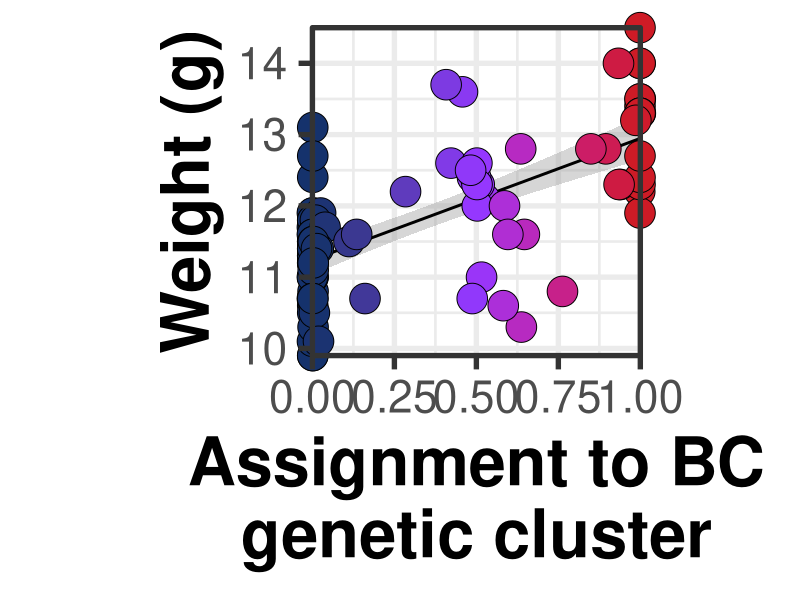
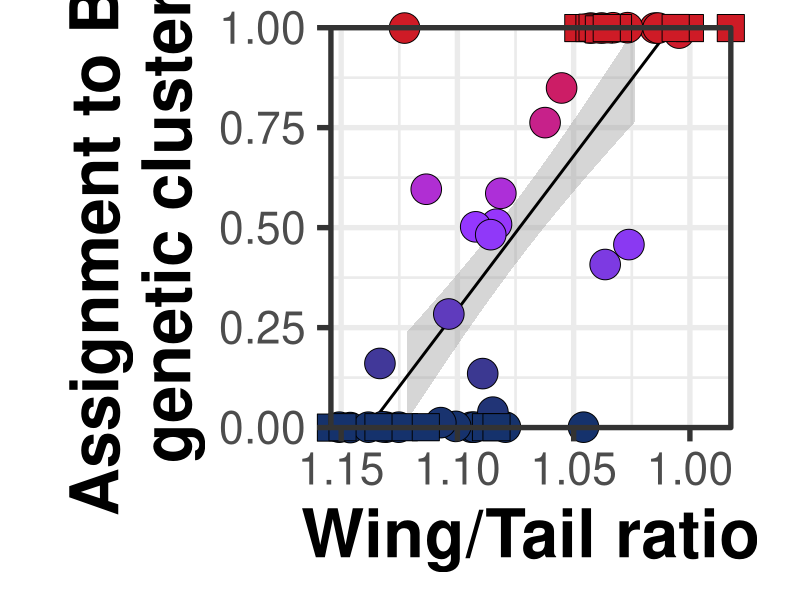
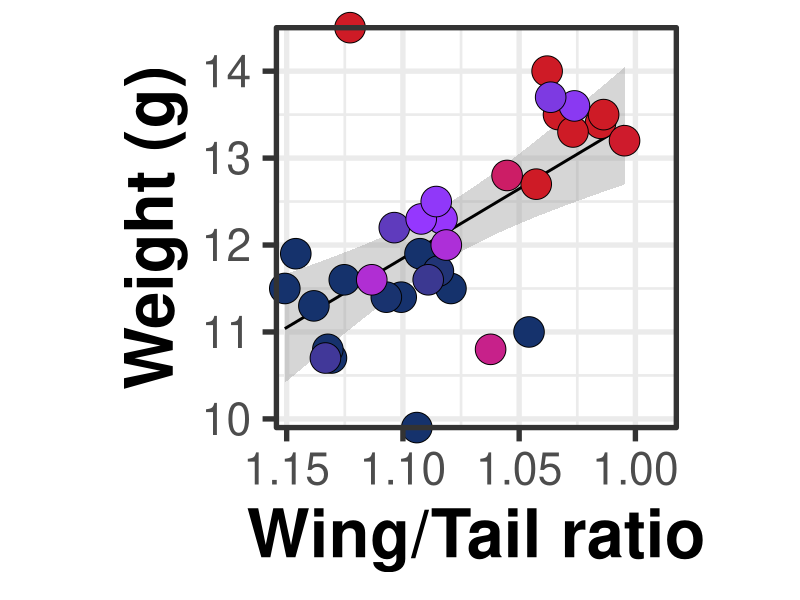

Write the R code that produced these figures, in order.
# This code creates Fig. S1 (plotting and calculating correlations of average 
# assignment to black-capped chickadee genetic cluster, weight (g) and 
# wing/tail ratio) in the supp mats of Alexander et al.

# 1. Loading required library
library(tidyverse)

# 2. Setwd
setwd("chickadee/output/")

# 3. Reading in data (tab delimited), dropping last blank row
temp <- read_tsv("../data/Table_S1.txt")
temp <- temp[1:165,]

# 4. Plot and rsq for Weight vs cluster assignment. Saved plot as 1000 pixels in width.
# FigS1_weight_cluster.png in output folder
ggplot(temp,aes(y=Weight,x=BC_genetic_cluster_assignment,fill=BC_genetic_cluster_assignment,shape=Sampling_period),color="black") + 
  geom_smooth(method = "lm",color="black") +
  geom_point(size=10) +  
  scale_x_continuous(limits=c(0,1),expand = c(0, 0),name = str_wrap("Assignment to BC genetic cluster",width=20)) + 
  scale_y_continuous(expand = c(0, 0),name=str_wrap("Weight (g)", width=20))  + 
  scale_fill_gradientn(colors=c("#15326C","#9437FF","#CE1B26")) + 
  scale_shape_manual(values = c(21,22,23,24)) +
  theme_bw(base_size = 40) +
  theme(aspect.ratio = 1) +
  theme(legend.position = "none") +
  coord_cartesian(clip = 'off') + 
  theme(axis.title=element_text(size=48,face="bold"))

temptemp <- temp %>% 
  filter(!is.na(Weight)) %>% filter(!is.na(BC_genetic_cluster_assignment)) %>% 
  select(Weight,BC_genetic_cluster_assignment) 

cor(temptemp[,1],temptemp[,2])^2

# 5. Plot and rsq for Wing/Tail ratio vs cluster assignment. Saved plot as 1000 pixels in width.
# FigS1_cluster_wingtailratio.png in output folder
tempwingtail <- temp %>% 
  mutate(Tail=as.numeric(Tail)) %>% 
  filter(!is.na(Wing)) %>% 
  filter(!is.na(Tail)) %>%  
  filter(!is.na(BC_genetic_cluster_assignment)) %>% 
  mutate(Wing_Tail_Ratio=(Wing/Tail))
    
ggplot(tempwingtail,aes(x=Wing_Tail_Ratio,y=BC_genetic_cluster_assignment,fill=BC_genetic_cluster_assignment),color="black") + 
      geom_smooth(method = "lm",color="black") +
      geom_point(tempwingtail,size=10,mapping=aes(shape=Sampling_period)) +  
      scale_x_reverse(expand = c(0, 0),name = str_wrap("Wing/Tail ratio",width=20)) + 
      scale_y_continuous(limits=c(0,1),expand = c(0, 0),name=str_wrap("Assignment to BC genetic cluster", width=20))  + 
      scale_fill_gradientn(colors=c("#15326C","#9437FF","#CE1B26")) + 
      scale_shape_manual(values = c(21,22,23,24)) +
      theme_bw(base_size = 40) +
      theme(aspect.ratio = 1) +
      theme(legend.position = "none") +
      coord_cartesian(clip = 'off') + 
      theme(axis.title=element_text(size=48,face="bold"))

cor(tempwingtail$Wing_Tail_Ratio,tempwingtail$BC_genetic_cluster_assignment)^2    

# 6. Plot and rsq for Wing/Tail ratio vs Weight. Saved plot as 1000 pixels in width.
# FigS1_weight_wingtailratio.png in output folder
ggplot(tempwingtail,aes(x=Wing_Tail_Ratio,y=Weight,fill=BC_genetic_cluster_assignment),color="black") + 
  geom_smooth(method = "lm",color="black") +
  geom_point(tempwingtail,size=10,mapping=aes(shape=Sampling_period)) +  
  scale_x_reverse(expand = c(0, 0),name = str_wrap("Wing/Tail ratio",width=20)) + 
  scale_y_continuous(expand = c(0, 0),name=str_wrap("Weight (g)", width=20))  + 
  scale_fill_gradientn(colors=c("#15326C","#9437FF","#CE1B26")) + 
  scale_shape_manual(values = c(21,22,23,24)) +
  theme_bw(base_size = 40) +
  theme(aspect.ratio = 1) +
  theme(legend.position = "none") +
  coord_cartesian(clip = 'off') + 
  theme(axis.title=element_text(size=48,face="bold"))

tempwingtail <- tempwingtail %>% 
  filter(!is.na(Weight))

cor(tempwingtail$Wing_Tail_Ratio,tempwingtail$Weight)^2  

# Manually arranged these plots in ppt/illustrator along with rsq

sessionInfo()
#R version 3.5.1 (2018-07-02)
#Platform: x86_64-apple-darwin15.6.0 (64-bit)
#Running under: macOS Sierra 10.12.6
#
#Matrix products: default
#BLAS: /System/Library/Frameworks/Accelerate.framework/Versions/A/Frameworks/vecLib.framework/Versions/A/libBLAS.dylib
#LAPACK: /Library/Frameworks/R.framework/Versions/3.5/Resources/lib/libRlapack.dylib
#
#locale:
#  [1] en_NZ.UTF-8/en_NZ.UTF-8/en_NZ.UTF-8/C/en_NZ.UTF-8/en_NZ.UTF-8
#
#attached base packages:
#  [1] stats     graphics  grDevices utils     datasets  methods   base     
#
#other attached packages:
#  [1] bindrcpp_0.2.2     forcats_0.3.0      stringr_1.3.1      dplyr_0.7.8        purrr_0.3.0        readr_1.3.1       
#[7] tidyr_0.8.2        tibble_2.0.1       ggplot2_3.1.0.9000 tidyverse_1.2.1   
#
#loaded via a namespace (and not attached):
#  [1] Rcpp_1.0.1       cellranger_1.1.0 pillar_1.3.1     compiler_3.5.1   bindr_0.1.1      tools_3.5.1      jsonlite_1#.6    
#[8] lubridate_1.7.4  nlme_3.1-137     gtable_0.2.0     lattice_0.20-38  pkgconfig_2.0.2  rlang_0.3.1      cli_1.0.1       
#[15] rstudioapi_0.9.0 yaml_2.2.0       haven_2.0.0      withr_2.1.2      xml2_1.2.0       httr_1.4.0       generics_0.0.2  
#[22] hms_0.4.2        grid_3.5.1       tidyselect_0.2.5 glue_1.3.0       R6_2.3.0         fansi_0.4.0      readxl_1.2.0    
#[29] modelr_0.1.2     magrittr_1.5     backports_1.1.3  scales_1.0.0     rvest_0.3.2      assertthat_0.2.0 colorspace_1.4-0
#[36] labeling_0.3     utf8_1.1.4       stringi_1.2.4    lazyeval_0.2.1   munsell_0.5.0    broom_0.5.1      crayon_1.3.4 
